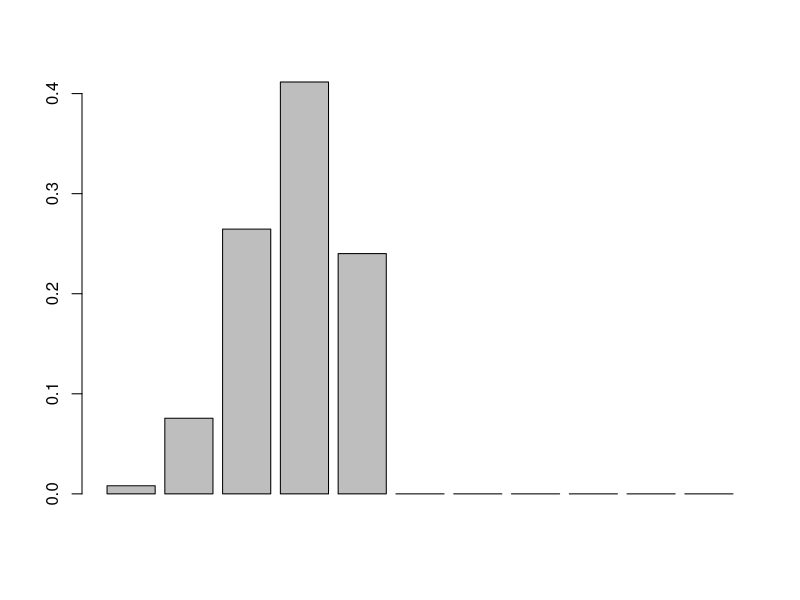
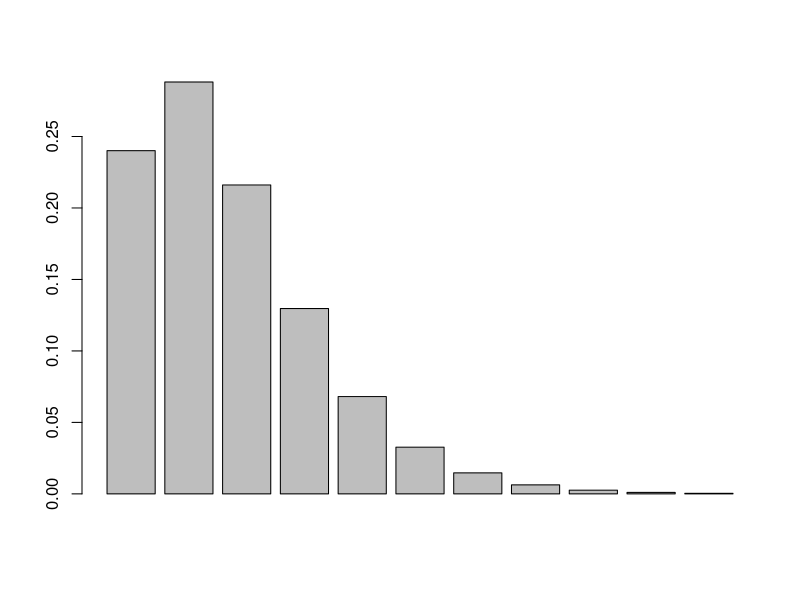

R code for these plots, in order:
########################################
# Distribuição binomial:
########################################
dbinom(3,20,0.1) # dbinom(x,n,p)
barplot(dbinom(0:10,4,0.7))

########################################
# Distribuição binomial negativa
########################################
dnbinom(0:10,4,0.7)
barplot(dnbinom(0:10,4,0.7))

########################################
# Distribuição Poisson:
########################################
dpois(50,40) # dpois(x, lambda)

########################################
# Distribuição Hipergeométrica:
########################################
dhyper(4,100,200,4) # dhyper(x,m,n,k)

# onde:

#       m + n
#-------------------
#         k
#-------------------
#    m    |    n
#    x    |  k - x

